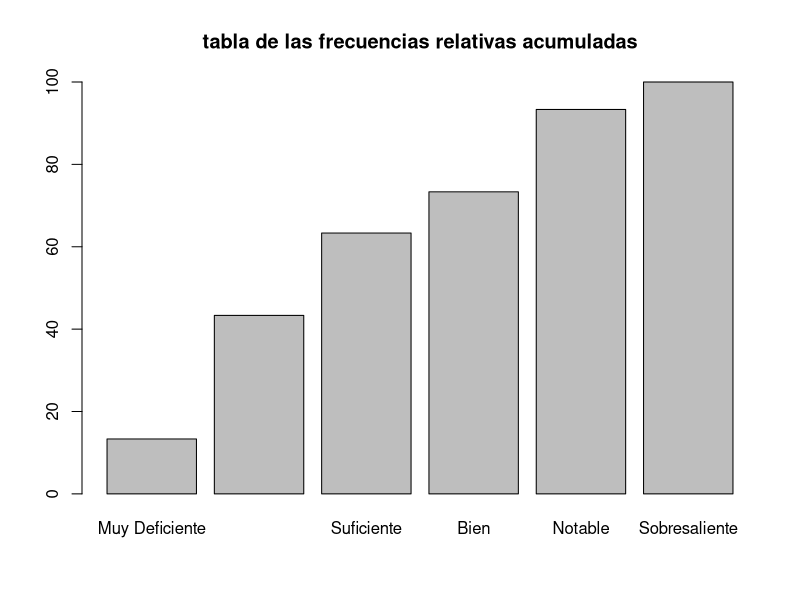
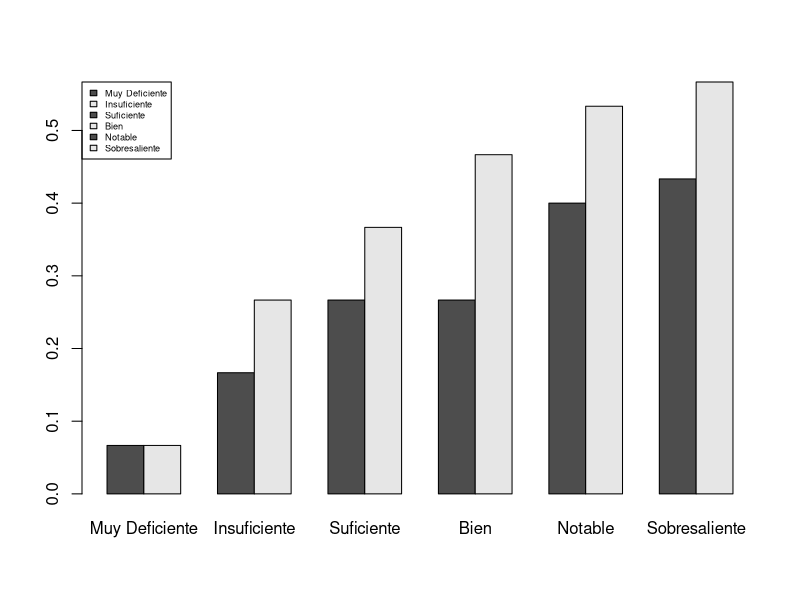

Write R code to recreate these figures, in order.
# Dentro de los datos cualitativos, RSTUDIO no sólo es capaz de guardar información como factor,
# sino también como FACTOR ORDENADO. 

# Por ejemplo, tenemos el vector de las notas que han sacado 30 estudiantes en matemáticas en un examen.
notasMat=c("Insuficiente","Insuficiente","Muy Deficiente","Notable","Notable","Notable",
           "Suficiente","Insuficiente","Sobresaliente","Insuficiente","Sobresaliente",
           "Insuficiente","Suficiente","Notable","Insuficiente","Suficiente","Bien",
           "Suficiente","Notable","Muy Deficiente","Muy Deficiente","Bien","Insuficiente","Bien",
           "Insuficiente","Muy Deficiente","Notable","Suficiente","Suficiente","Insuficiente")

# Este vector, presenta seis categorías de notas: Muy deficiente e Insuficiente son categorías negativas.
# Suficiente, Bien, Notable y Sobresaliente son categorías positivas. 

# Por tanto, si presenta categorías puede factorizarse.
notasMat=as.factor(notasMat)
notasMat # presento datos en la consola

# De hecho sus niveles se obtienen con la orden levels.
levels(notasMat)

cat("\014")
#Pero es más: puede ORDENARSE, ya que hay una lógica de ordenación en las categorías. Todos sabemos que Muy Deficiente es inferior
# a Insuficiente, y éste inferior a Suficiente, y así hasta el Sobresaliente. Luego:
notasMat=ordered(notasMat,levels=c("Muy Deficiente","Insuficiente","Suficiente","Bien","Notable","Sobresaliente"))
notasMat

#Este vector, notasMat, es ahora mismo un factor con ordenamiento en sus categorías. Es ordenado.

# =============================================================================
cat("\014")
# =============================================================================

# Podemos por lo tanto calcular su tabla de frecuencias absolutas
table(notasMat)

# o su tabla de frecuencias absolutas ACUMULADAS
cumsum(table(notasMat))

# En las tablas acumuladas, se va sumando el número de frecuencia que corresponde con las anteriores. 
# Al corresponderse con categorías acumuladas, de un solo vistazo, puedo saber que los suspensos son
# 13 y los aprobados (30-13). En la última columna aparece siempre el número de elementos.

# Y la tabla de frecuencias relativas 
prop.table(table(notasMat))*100

# Y las frecuencias relativas ACUMULADAS
frACU=cumsum(prop.table(table(notasMat)))*100

# Con la primera obtengo los porcentajes de cada calificación.
# Con la segunda, los PORCENTAJES ACUMULADOS. Así puedo saber, de un sólo vistazo, que el alumnado
# suspenso (Insuficiente o Muy deficiente es el 43.33% de la clase)
# la última columna llega siempre al 100%

barplot(frACU,main="tabla de las frecuencias relativas acumuladas")

# =============================================================================
cat("\014")
# =============================================================================

# Añadimos un vector que nos dirá si el alumno es no repetidor de la asignatura de matemáticas
repetidor=c("N","N","R","N","R","N","R","R","R","R","N","N","N","N","R","R","R","R"
            ,"N","N","N","R","R","R","R","R","R","N","N","R")

# y con él y el anterior construyo un dataframe
matematicas = data.frame(notasMat,repetidor)

# aplicamos table para ver la tabla de frecuencias
t1=table(matematicas)
t1=t(t1) # aunque mejor las calificaciones en columnas y el ser o no repetidor en filas
t1

# y usamos apply para calcular las frecuencias acumuladas. Función cumsum
apply(t1,MARGIN=1,FUN=cumsum)
# Pero, al usar apply debemos trasponer para que nos aparezca igual que antes filas y columnas
t(apply(t1,MARGIN=1,FUN=cumsum))

# O bien, su tabla de frecuencias relativas. Guardo en la variable t2 para poder dibujar la gráfica después
t2=t(apply(prop.table(t1),MARGIN=1,FUN=cumsum))
t2
barplot(t2,beside=TRUE,legend.text = levels(notasMat)
        ,args.legend=list(x="topleft",cex=0.55))